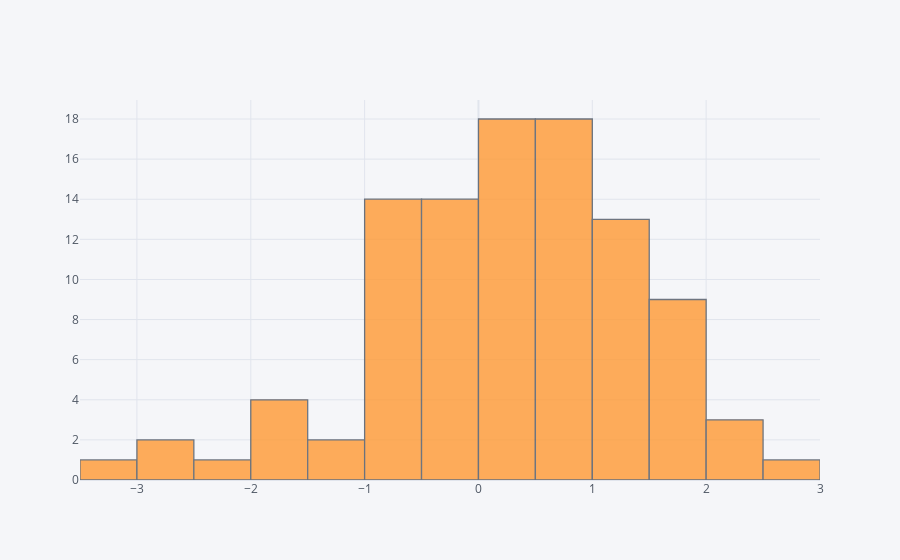

Write notebook code for a chart like this one.
### Markdown cell above
## histogram

### Code cell
df['A'].iplot(kind = 'hist', bins = 24)

### Figure 1 — Plotly figure (JSON) as saved in the notebook; plotly's stock layout.template omitted (floating-point values rounded to 4 significant figures)
{"data": [{"histfunc": "count", "histnorm": "", "marker": {"color": "rgba(255, 153, 51, 1.0)", "line": {"color": "#4D5663", "width": 1.3}}, "name": "A", "nbinsx": 24, "opacity": 0.8, "orientation": "v", "type": "histogram", "x": [-0.1597, -3.027, 0.9221, 0.8771, 2.076, -2.539, -1.921, 0.6008, -0.2196, 0.6948, 1.536, 0.6825, -0.00784, -0.5487, -0.4286, 0.6319, 1.014, 0.1977, 0.6116, 0.1946, 1.906, 2.189, 2.953, 0.03603, -0.6954, 1.698, -2.627, -0.547, 0.3712, -0.4802, 1.037, 0.6749, 1.229, 1.697, 0.02975, 0.8084, -2.225, 1.01, 1.118, 1.219, 0.3557, -1.842, -0.1286, -0.384, -1.209, 0.493, 0.2261, 0.8469, -0.6603, 0.1878, 1.629, -0.5771, -0.1619, 0.8681, 0.04741, 0.2161, 0.5908, 0.9708, -1.811, -0.553, 1.964, 1.173, 1.242, -0.6288, 0.3481, -0.5436, -0.5631, 1.561, 0.2331, -0.802, -0.6558, 0.5726, 1.225, 1.518, -0.1415, 0.3664, -0.4322, -0.3495, -0.681, 0.08505, 1.782, 0.6259, 0.6639, -1.483, -0.2901, 0.7729, 1.07, -0.3804, 0.7362, 2.227, -0.906, 1.064, 0.4124, -0.7099, 0.2922, 0.3167, 1.201, -0.1795, -1.822, 1.18]}], "layout": {"barmode": "overlay", "legend": {"bgcolor": "#F5F6F9", "font": {"color": "#4D5663"}}, "paper_bgcolor": "#F5F6F9", "plot_bgcolor": "#F5F6F9", "title": {"font": {"color": "#4D5663"}}, "xaxis": {"gridcolor": "#E1E5ED", "showgrid": true, "tickfont": {"color": "#4D5663"}, "title": {"font": {"color": "#4D5663"}, "text": ""}, "zerolinecolor": "#E1E5ED"}, "yaxis": {"gridcolor": "#E1E5ED", "showgrid": true, "tickfont": {"color": "#4D5663"}, "title": {"font": {"color": "#4D5663"}, "text": ""}, "zerolinecolor": "#E1E5ED"}}}
